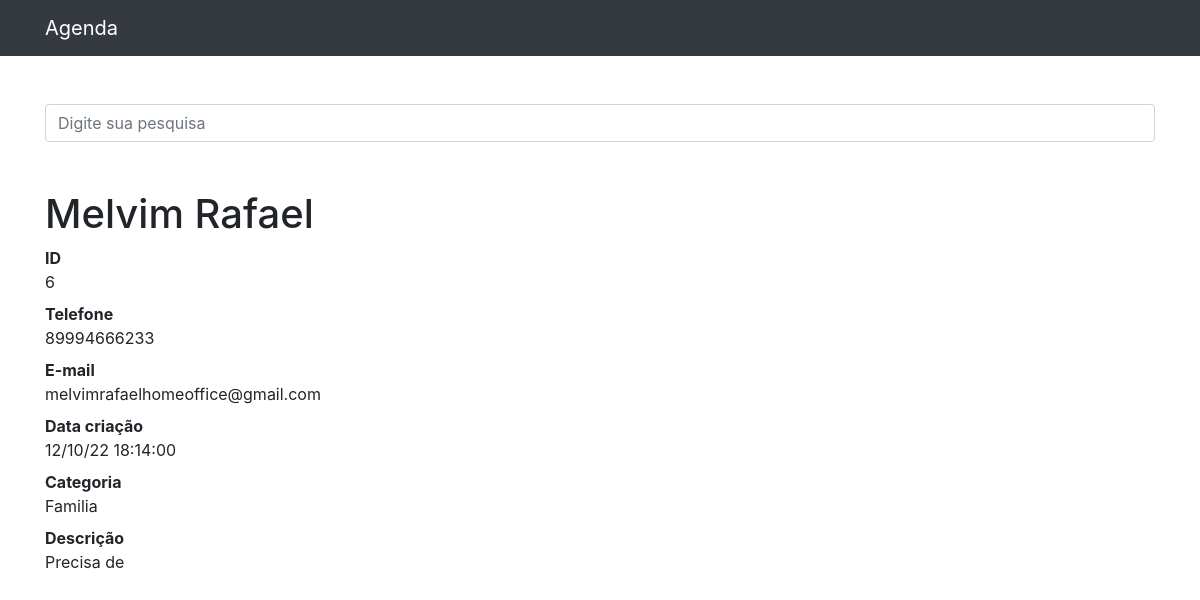
Page /6 on the committed database.
### contatos/models.py (models this page shows)
class Contato(models.Model):
    nome = models.CharField(max_length= 255)
    sobrenome = models.CharField(max_length= 255, blank = True)
    telefone = models.CharField(max_length= 255)
    email = models.CharField(max_length= 255, blank = True)
    data_criacao = models.DateTimeField(default = timezone.now)
    descricao = models.TextField(blank= True)
    categoria = models.ForeignKey(Categoria, on_delete= models.DO_NOTHING)
    mostrar = models.BooleanField(default=True)
    foto= models.ImageField(blank=True, upload_to='fotos/%Y/%m/%d')

class Categoria(models.Model):
    nome = models.CharField(max_length= 255)
    def __str__(self):
        return self.nome

### contatos/views.py (the view)
# urls.py: path('<int:contato_id>', views.ver_contato, name='ver_contato'),
def ver_contato(request, contato_id):
    contato = get_object_or_404(Contato, id=contato_id)
    if not contato.mostrar:
        raise Http404()
    return render(request, 'contatos/ver_contato.html',{
        'contato': contato
    })

### contatos/templates/contatos/ver_contato.html (shortened to what this page needs)
{% extends 'base.html' %}
{%block conteudo %}
<h1 class="mt-5">{{ contato.nome }}  {{ contato.sobrenome }}</h1>
        <dl>
          <dt>ID</dt>
          <dd>{{ contato.id }}</dd>
          <dt>Telefone</dt>
          <dd>{{ contato.telefone }}</dd>
          <dt>E-mail</dt>
          <dd>{{ contato.email }}</dd>
          <dt>Data criação</dt>
          <dd>{{ contato.data_criacao|date:'d/m/y H:i:s' }}</dd>
          <dt>Categoria</dt>
          <dd>{{ contato.categoria }}</dd>
          <dt>Descrição</dt>
          <dd>{{ contato.descricao }}</dd>
        </dl>
{%endblock %}

### rows in the picture
Contato: nome "Melvim", sobrenome "Rafael", id "6", telefone "89994666233", email "melvimrafaelhomeoffice@gmail.com", data_criacao "12/10/22 18:14:00", categoria "Familia", descricao "Precisa de"
